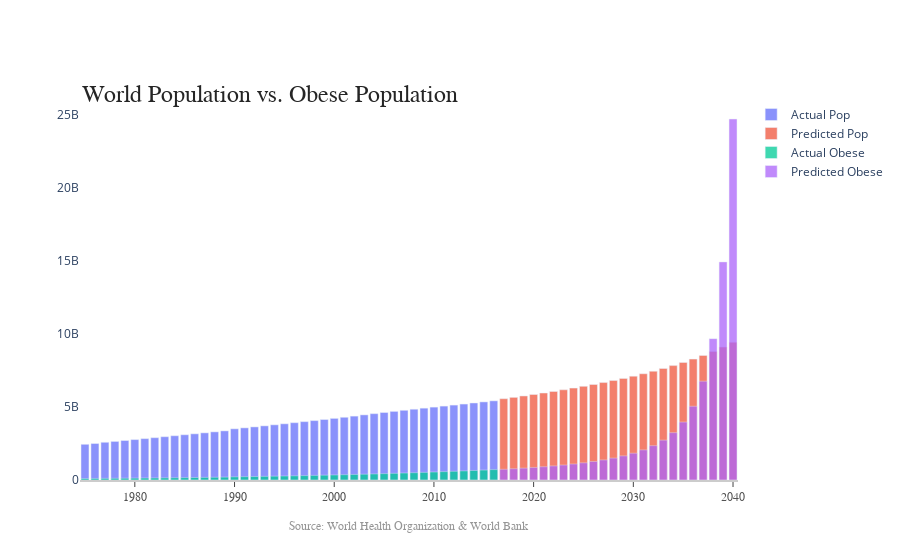

Source (notebook cell):
### Code cell
fig = go.Figure()

fig.add_trace(go.Bar(x = pop_project.index, 
                     y = pop_project['sum_pop'], 
                     name = 'Actual Pop'))

fig.add_trace(go.Bar(x = pop_project.index, 
                     y = pop_project['pred'], 
                     name = 'Predicted Pop'))

fig.add_trace(go.Bar(x = obs_project.index, 
                     y = obs_project['sum_obs'], 
                     name = 'Actual Obese'))

fig.add_trace(go.Bar(x = obs_project.index, 
                     y = obs_project['pred'], 
                     name = 'Predicted Obese'))

annotations = []

# Adding labels
# Title
annotations.append(dict(xref='paper', yref='paper', x=0.0, y=1.05,
                              xanchor = 'left', yanchor = 'top',
                              text = 'World Population vs. Obese Population',
                              font = dict(family = 'Arial', 
                                          size = 24, 
                                          color = 'rgb(37,37,37)'),
                              showarrow = False))
# Source
annotations.append(dict(xref='paper', yref='paper', x=0.5, y=-0.1,
                              xanchor = 'center', yanchor = 'top',
                              text = 'Source: World Health Organization & World Bank',
                              font = dict(family = 'Arial', 
                                          size = 12, 
                                          color = 'rgb(150,150,150)'),
                              showarrow=False))

fig.update_layout(barmode = 'overlay', 
                  annotations = annotations, 
                  xaxis=dict(showline=True, 
                             showgrid=False, 
                             showticklabels=True, 
                             linecolor='rgb(204, 204, 204)', 
                             linewidth=2,ticks='outside', 
                             tickfont=dict(family='Arial', 
                                           size=12, 
                                           color='rgb(82, 82, 82)')), 
                  yaxis=dict(showgrid=False, 
                             zeroline=False, 
                             showline=False),
                 plot_bgcolor = 'White')

fig.update_traces(opacity = 0.75)

fig.show()
